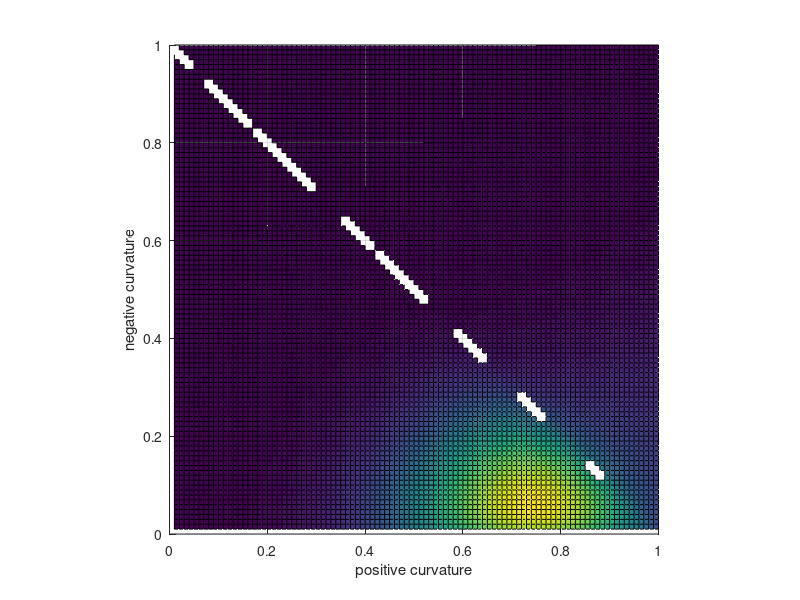

Recreate this plot in MATLAB.
c_p = 0.3;
c_0 = 0;
c_n = -0.3;
c_expected = .3;

total_area = 0.04;
temperature = 3;

k = 10000;
mixing_factor = 1;
hamiltonian = @(x,y) 0.5.*k*total_area*((c_expected - (c_p.*x  + c_n.*y + c_0*(1 - x -y))).^2);
% hamiltonian = @(x,y) 0.5*1*( (.3 - 1*x).^2 + (.3 - 1*y).^2 + (.3 - 1*(1 - x - y)).^2);
entropy = @(x,y) - mixing_factor*temperature*(x.*log(x) + y.*log(y) + (1-x-y).*log(1-x-y));
[X_grid,Y_grid]  = meshgrid((0:0.01:1),(0:0.01:1));

% entropy_2d = @(x) -(x.*log(x) + (1-x).*log(1-x));
hamiltonian_2d = @(x) 0.5*1*(.3 - (.3*x  +  -0.3*(1 - x)  ).^2);

energy_well = (-hamiltonian(X_grid,Y_grid));
probability = exp(-hamiltonian(X_grid,Y_grid)/temperature);
entropy_well = real(entropy(X_grid,Y_grid));

equillibrium_landscape = exp(entropy_well).*probability;

surf(X_grid,Y_grid,equillibrium_landscape);daspect([1,1,1]);
% surf(X_grid,Y_grid,entropy_well);hold off
xlabel('positive curvature');ylabel('negative curvature'); view(2)

[~,ind] = max(equillibrium_landscape(:));

x_fraction = X_grid(ind)
y_fraction = Y_grid(ind)

c_equillibrium = x_fraction*c_p + y_fraction*c_n + (1-x_fraction-y_fraction)*c_0


% plot(0:0.01:1,entropy_2d(0:0.01:1));hold on;
% plot(0:0.01:1,hamiltonian_2d(0:0.01:1));hold off;
